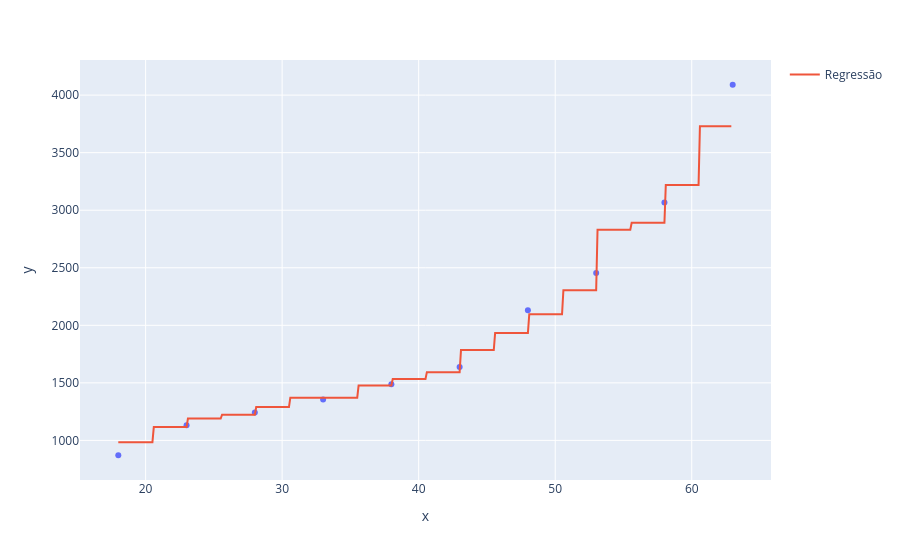

The code cell stored with this chart in its notebook:
### Code cell
grafico = px.scatter(x = X_plano_saude2.ravel(), y = y_plano_saude2)
grafico.add_scatter(x = X_teste_arvore.ravel(), y = regressor_random_forest_saude.predict(X_teste_arvore), name = 'Regressão')

### Figure 1 — Plotly figure (JSON) as saved in the notebook; plotly's stock layout.template omitted (floating-point values rounded to 4 significant figures; data arrays with more than 128 entries replaced by an {"elided": "..."} marker saying what was removed)
{"data": [{"hovertemplate": "x=%{x}<br>y=%{y}<extra></extra>", "legendgroup": "", "marker": {"color": "#636efa", "symbol": "circle"}, "mode": "markers", "name": "", "orientation": "v", "showlegend": false, "type": "scatter", "x": [18, 23, 28, 33, 38, 43, 48, 53, 58, 63], "xaxis": "x", "y": [871, 1132, 1242, 1356, 1488, 1638, 2130, 2454, 3066, 4090], "yaxis": "y"}, {"name": "Regressão", "type": "scatter", "x": {"elided": "450 float values"}, "y": {"elided": "450 float values"}}], "layout": {"legend": {"tracegroupgap": 0}, "margin": {"t": 60}, "xaxis": {"anchor": "y", "domain": [0, 1], "title": {"text": "x"}}, "yaxis": {"anchor": "x", "domain": [0, 1], "title": {"text": "y"}}}}
